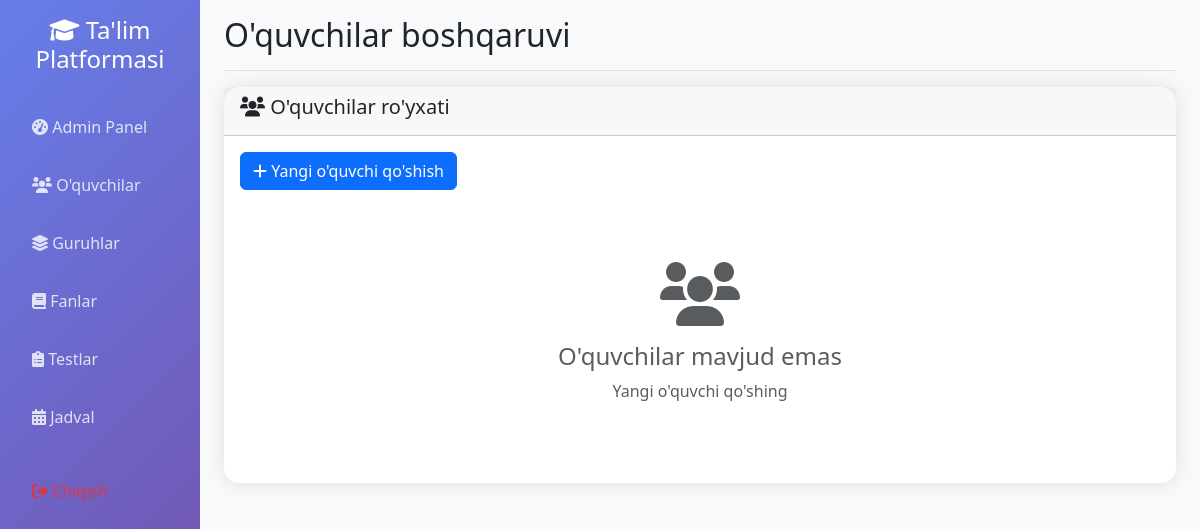
Before: /admin/students (signed in) with the older database file.
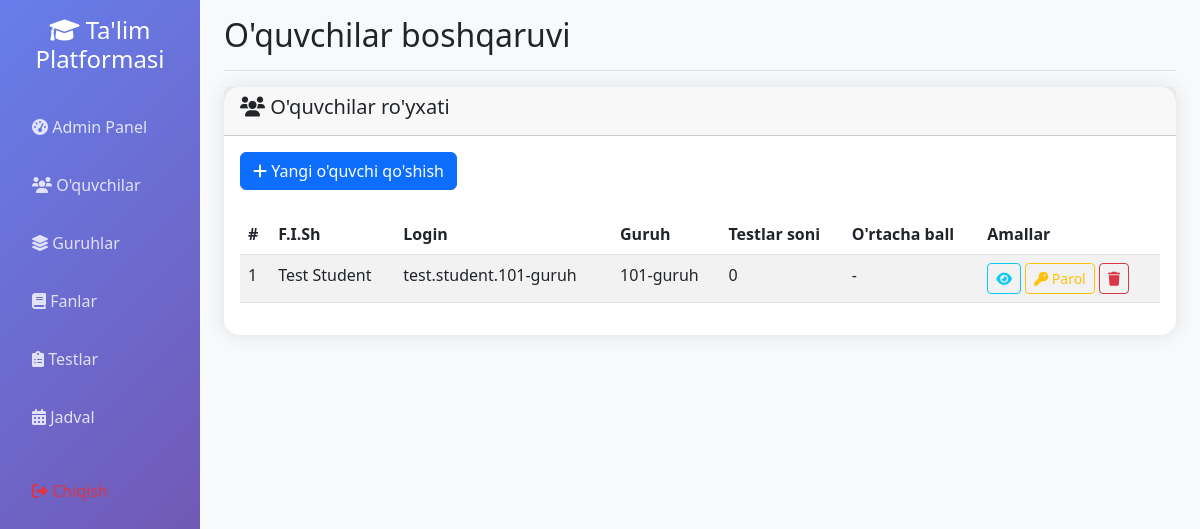
After: the same page with the newer database file.
### app.py (models this page shows)
class User(db.Model):
    __tablename__ = 'user'
    id = db.Column(db.Integer, primary_key=True)
    username = db.Column(db.String(80), unique=True, nullable=False, index=True)
    password_hash = db.Column(db.String(255), nullable=False)
    first_name = db.Column(db.String(50), nullable=False)
    last_name = db.Column(db.String(50), nullable=False)
    is_admin = db.Column(db.Boolean, default=False)
    is_group_leader = db.Column(db.Boolean, default=False)
    needs_password_change = db.Column(db.Boolean, default=False)
    group_id = db.Column(db.Integer, db.ForeignKey('group.id'), nullable=True)
    group = db.relationship('Group', backref=db.backref('students', lazy=True, cascade='all, delete-orphan'), foreign_keys=[group_id])
    test_registrations = db.relationship('TestRegistration', backref='student', lazy=True, cascade='all, delete-orphan')
    test_results = db.relationship('TestResult', backref='student', lazy=True, cascade='all, delete-orphan')
    difficult_topics = db.relationship('DifficultTopic', backref='student', lazy=True, cascade='all, delete-orphan')

class Group(db.Model):
    __tablename__ = 'group'
    id = db.Column(db.Integer, primary_key=True)
    name = db.Column(db.String(50), unique=True, nullable=False, index=True)
    description = db.Column(db.Text)
    total_score = db.Column(db.Integer, default=0)
    leader = db.relationship('User', backref=db.backref('led_group', uselist=False), foreign_keys=[User.group_id])
    schedules = db.relationship('Schedule', backref='group', lazy=True, cascade='all, delete-orphan')

### app.py (the view)
@app.route('/admin/students')
def admin_students():
    if not session.get('logged_in', False) or not session.get('is_admin', False):
        return redirect(url_for('login'))
    students = User.query.filter_by(is_admin=False, is_group_leader=False).all()
    groups = Group.query.all()
    return render_template('admin_students.html', students=students, groups=groups)

### app.py (called while the page is built, shortened)
@app.context_processor
def inject_user():
    class CurrentUser:
        def __init__(self):
            self.is_authenticated = session.get('logged_in', False)
            self.is_admin = session.get('is_admin', False)
            self.is_group_leader = session.get('is_group_leader', False)
            self.username = session.get('username', '')
            self.id = session.get('user_id', None)
    return dict(current_user=CurrentUser(), datetime=datetime)

### templates/admin_students.html (shortened to what this page needs)
{% extends "base.html" %}
{% block page_title %}O'quvchilar boshqaruvi{% endblock %}
{% block content %}
<div class="row">
    <div class="col-12">
        <div class="card">
            <div class="card-header">
                <h5><i class="fas fa-users"></i> O'quvchilar ro'yxati</h5>
            </div>
            <div class="card-body">
                <div class="row mb-4">
                    <div class="col-12">
                        <button class="btn btn-primary" type="button" data-bs-toggle="collapse" data-bs-target="#addStudentForm">
                            <i class="fas fa-plus"></i> Yangi o'quvchi qo'shish
                        </button>
                    </div>
                </div>
                {% if students %}
                <div class="table-responsive">
                    <table class="table table-striped">
                        <thead>
                            <tr>
                                <th>#</th>
                                <th>F.I.Sh</th>
                                <th>Login</th>
                                <th>Guruh</th>
                                <th>Testlar soni</th>
                                <th>O'rtacha ball</th>
                                <th>Amallar</th>
                            </tr>
                        </thead>
                        <tbody>
                            {% for student in students %}
                            <tr>
                                <td>{{ loop.index }}</td>
                                <td>{{ student.first_name }} {{ student.last_name }}</td>
                                <td>{{ student.username }}</td>
                                <td>{{ student.group.name }}</td>
                                <td>{{ student.test_results|length }}</td>
                                <td>
                                    {% if student.test_results %}
                                        {% set total = student.test_results|sum(attribute='score') %}
                                        {% set count = student.test_results|sum(attribute='total_questions') %}
                                        {{ "%.1f"|format((total / count * 100)) }}%
                                    {% else %}
                                        -
                                    {% endif %}
                                </td>
                                <td>
                                    <a href="{{ url_for('admin_edit_student', student_id=student.id) }}" class="btn btn-sm btn-outline-info">
                                        <i class="fas fa-eye"></i>
                                    </a>
                                    <a href="{{ url_for('admin_edit_student', student_id=student.id) }}" class="btn btn-sm btn-outline-warning">
                                        <i class="fas fa-key"></i> Parol
                                    </a>
                                    <a href="{{ url_for('admin_delete_student', student_id=student.id) }}" class="btn btn-sm btn-outline-danger" onclick="return confirm('Rostdan ham ushbu o\'quvchini o\'chirmoqchimisiz?')">
                                        <i class="fas fa-trash"></i>
                                    </a>
                                </td>
                            </tr>
                            {% endfor %}
                        </tbody>
                    </table>
                </div>
                {% else %}
                <div class="text-center py-5">
                    <i class="fas fa-users fa-4x text-muted mb-3"></i>
                    <h4 class="text-muted">O'quvchilar mavjud emas</h4>
                    <p class="text-muted">Yangi o'quvchi qo'shing</p>
                </div>
                {% endif %}
            </div>
        </div>
    </div>
</div>
{% endblock %}

Changed rows visible on the page:
added User: first_name "Test", last_name "Student", username "test.student.101-guruh", group.name "101-guruh", test_results|length "0"
Other visible differences:
text no longer shown: "O'quvchilar mavjud emas Yangi o'quvchi qo'shing"
text now shown: "# F.I.Sh Login Guruh Testlar soni O'rtacha ball Amallar"
